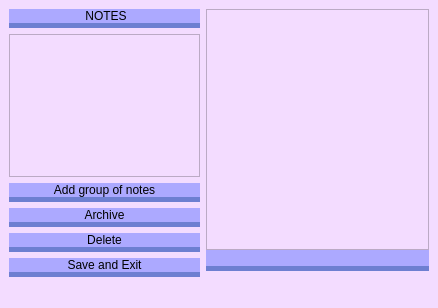
<?xml version="1.0" encoding="UTF-8"?>
<ui version="4.0">
 <class>MainWindow</class>
 <widget class="QMainWindow" name="MainWindow">
  <property name="geometry">
   <rect>
    <x>0</x>
    <y>0</y>
    <width>438</width>
    <height>308</height>
   </rect>
  </property>
  <property name="windowTitle">
   <string>MainWindow</string>
  </property>
  <property name="styleSheet">
   <string notr="true">background-color: rgb(243, 220, 255);</string>
  </property>
  <widget class="QWidget" name="centralwidget">
   <layout class="QGridLayout" name="gridLayout">
    <item row="0" column="0" rowspan="2" colspan="2">
     <layout class="QVBoxLayout" name="verticalLayout">
      <item>
       <widget class="QLabel" name="label">
        <property name="styleSheet">
         <string notr="true">font: 14pt &quot;Bodoni MT&quot;;
background-color: rgb(172, 169, 255);
border-radius: 10px;
border-bottom-style:solid;
border-bottom-width: 5px;
border-bottom-color: rgb(109, 127, 209);
</string>
        </property>
        <property name="text">
         <string>&lt;html&gt;&lt;head/&gt;&lt;body&gt;&lt;p align=&quot;center&quot;&gt;NOTES&lt;/p&gt;&lt;/body&gt;&lt;/html&gt;</string>
        </property>
       </widget>
      </item>
      <item>
       <widget class="QListWidget" name="listWidget_2">
        <property name="styleSheet">
         <string notr="true"/>
        </property>
       </widget>
      </item>
      <item>
       <widget class="QPushButton" name="pushButton_4">
        <property name="styleSheet">
         <string notr="true">font: 11pt &quot;Bodoni MT&quot;;
background-color: rgb(172, 169, 255);
border-radius: 10px;
border-bottom-style:solid;
border-bottom-width: 5px;
border-bottom-color: rgb(109, 127, 209);</string>
        </property>
        <property name="text">
         <string>Add group of notes</string>
        </property>
       </widget>
      </item>
      <item>
       <widget class="QPushButton" name="pushButton_3">
        <property name="styleSheet">
         <string notr="true">font: 11pt &quot;Bodoni MT&quot;;
background-color: rgb(172, 169, 255);
border-radius: 10px;
border-bottom-style:solid;
border-bottom-width: 5px;
border-bottom-color: rgb(109, 127, 209);
</string>
        </property>
        <property name="text">
         <string>Archive</string>
        </property>
       </widget>
      </item>
      <item>
       <widget class="QPushButton" name="pushButton_2">
        <property name="styleSheet">
         <string notr="true">font: 11pt &quot;Bodoni MT&quot;;
background-color: rgb(172, 169, 255);
border-radius: 10px;
border-bottom-style:solid;
border-bottom-width: 5px;
border-bottom-color: rgb(109, 127, 209);
</string>
        </property>
        <property name="text">
         <string>Delete</string>
        </property>
       </widget>
      </item>
      <item>
       <widget class="QPushButton" name="pushButton">
        <property name="styleSheet">
         <string notr="true">font: 11pt &quot;Bodoni MT&quot;;
background-color: rgb(172, 169, 255);
border-radius: 10px;
border-bottom-style:solid;
border-bottom-width: 5px;
border-bottom-color: rgb(109, 127, 209);
</string>
        </property>
        <property name="text">
         <string>Save and Exit</string>
        </property>
       </widget>
      </item>
     </layout>
    </item>
    <item row="0" column="2">
     <layout class="QVBoxLayout" name="verticalLayout_2">
      <property name="spacing">
       <number>0</number>
      </property>
      <item>
       <widget class="QListWidget" name="listWidget"/>
      </item>
      <item>
       <widget class="QLineEdit" name="lineEdit">
        <property name="styleSheet">
         <string notr="true">font: 11pt &quot;Bodoni MT&quot;;
background-color: rgb(172, 169, 255);
border-radius: 0px;
border-bottom-style:solid;
border-bottom-width: 5px;
border-bottom-color: rgb(109, 127, 209);</string>
        </property>
       </widget>
      </item>
     </layout>
    </item>
   </layout>
  </widget>
  <widget class="QMenuBar" name="menubar">
   <property name="geometry">
    <rect>
     <x>0</x>
     <y>0</y>
     <width>438</width>
     <height>22</height>
    </rect>
   </property>
  </widget>
  <widget class="QStatusBar" name="statusbar">
   <property name="sizeGripEnabled">
    <bool>true</bool>
   </property>
  </widget>
 </widget>
 <resources/>
 <connections/>
</ui>
